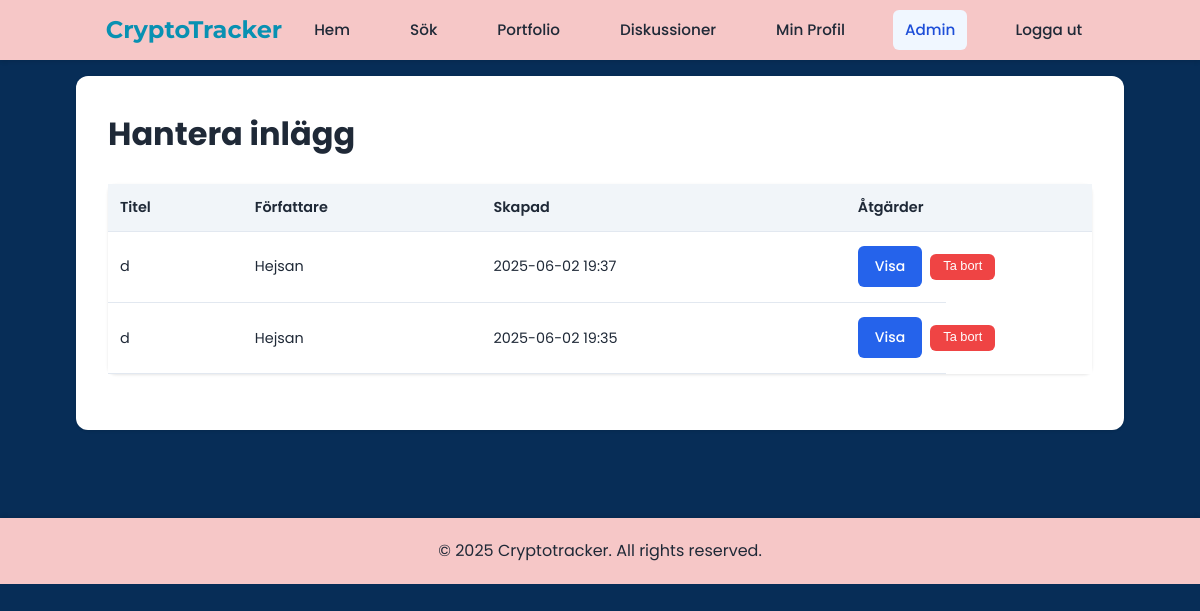
Before: /pages/admin/posts.php (signed in) with the older database file.
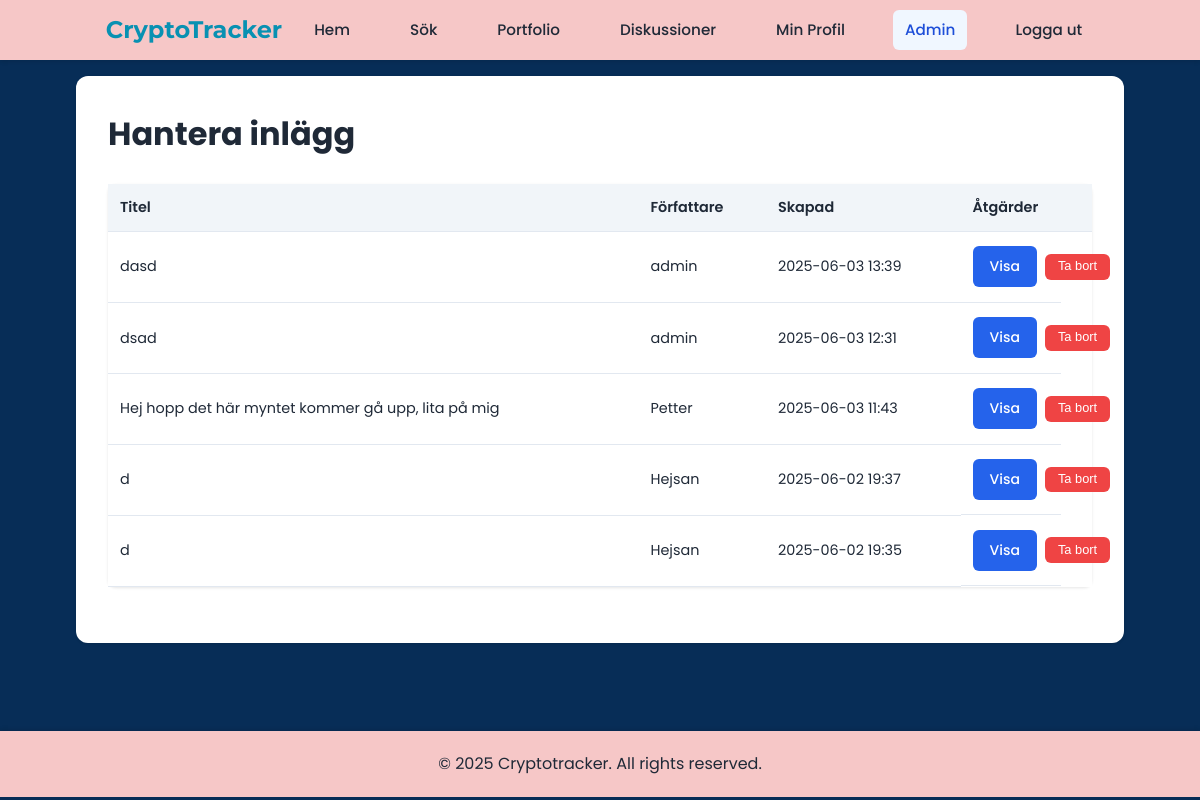
After: the same page with the newer database file.
### tables this page shows
CREATE TABLE posts (
    id INTEGER PRIMARY KEY AUTOINCREMENT,
    user_id INTEGER,
    crypto_symbol VARCHAR(10) NOT NULL,
    title VARCHAR(100) NOT NULL,
    content TEXT NOT NULL,
    image_url VARCHAR(255),
    created_at TIMESTAMP DEFAULT CURRENT_TIMESTAMP,
    FOREIGN KEY (user_id) REFERENCES users(id) ON DELETE CASCADE
);

CREATE TABLE users (
    id INTEGER PRIMARY KEY AUTOINCREMENT,
    username VARCHAR(50) UNIQUE NOT NULL,
    password VARCHAR(255) NOT NULL,
    email VARCHAR(100) UNIQUE NOT NULL,
    role VARCHAR(20) DEFAULT 'user',
    profile_image VARCHAR(255),
    created_at TIMESTAMP DEFAULT CURRENT_TIMESTAMP
, bio TEXT);

### pages/admin/posts.php (the view, shortened to what this page needs)
<?php
try {
    $db = new PDO('sqlite:' . __DIR__ . '/../../db/crypto_tracker.db');
    $stmt = $db->query("
        SELECT
            p.*,
            u.username
        FROM posts p
        JOIN users u ON p.user_id = u.id
        ORDER BY p.created_at DESC
    ");
    $posts = $stmt->fetchAll(PDO::FETCH_ASSOC);
} catch(PDOException $e) {
    $error_message = "Kunde inte hämta inlägg: " . $e->getMessage();
}
?>
<!DOCTYPE html>
<html lang="sv">
<head>
    <link rel="stylesheet" href="../../css/styles.css">
</head>
<body>
    <?php include '../../header.php'; ?>
    <div class="container">
        <div class="white-container">
            <h1>Hantera inlägg</h1>
            <div class="admin-table-container">
                <table class="admin-table">
                    <thead>
                        <tr>
                            <th>Titel</th>
                            <th>Författare</th>
                            <th>Skapad</th>
                            <th>Åtgärder</th>
                        </tr>
                    </thead>
                    <tbody>
                        <?php if (empty($posts)): ?>
                            <tr>
                                <td colspan="4" style="text-align: center;">Inga inlägg hittades</td>
                            </tr>
                        <?php else: ?>
                            <?php foreach ($posts as $post): ?>
                                <tr>
                                    <td><?= htmlspecialchars($post['title']) ?></td>
                                    <td><?= htmlspecialchars($post['username']) ?></td>
                                    <td><?= date('Y-m-d H:i', strtotime($post['created_at'])) ?></td>
                                    <td class="actions">
                                        <a href="../discussions.php?post_id=<?= $post['id'] ?>" class="view-btn small">Visa</a>
                                        <form method="POST" style="display: inline;" onsubmit="return confirm('Är du säker på att du vill ta bort detta inlägg?');">
                                            <button type="submit" name="delete_post" class="delete-btn small">Ta bort</button>
                                        </form>
                                    </td>
                                </tr>
                            <?php endforeach; ?>
                        <?php endif; ?>
                    </tbody>
                </table>
            </div>
        </div>
    </div>
    <?php include '../../php/footer.php'; ?>
</body>
</html>

Changed rows visible on the page:
added posts: title "dasd", user.username "admin", created_at "2025-06-03 13:39"
added posts: title "dsad", user.username "admin", created_at "2025-06-03 12:31"
added posts: title "Hej hopp det här myntet kommer gå upp, lita på mig", user.username "Petter", created_at "2025-06-03 11:43"
